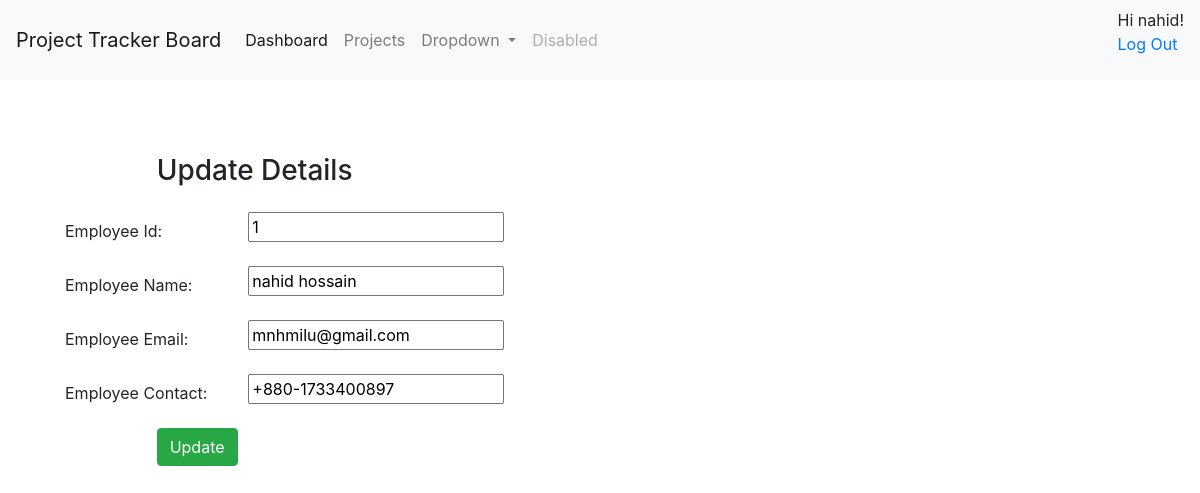
Before: /employee/edit/1 (signed in) with the older database file.
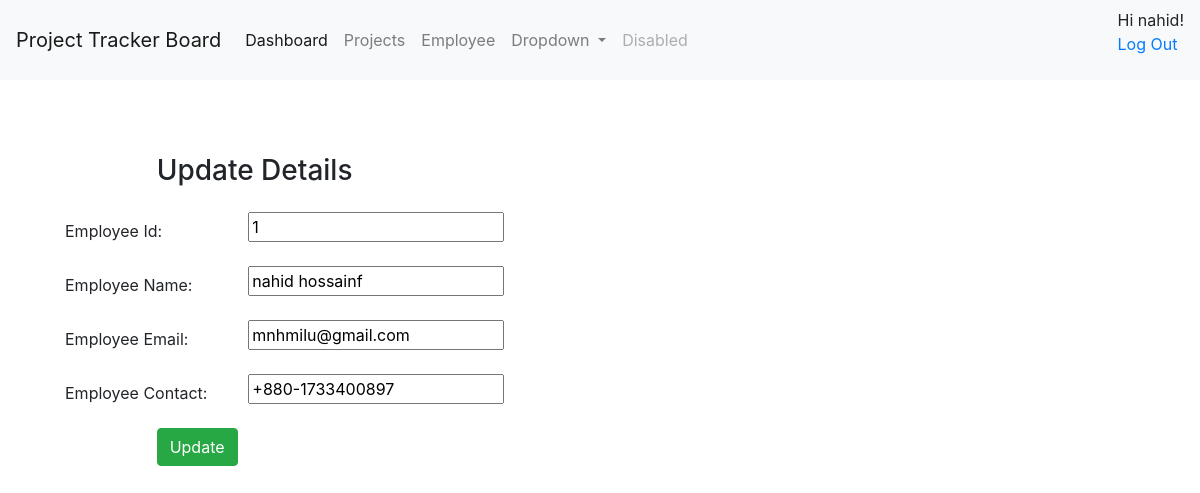
After: the same page with the newer database file.
### employee/models.py (models this page shows)
class Employee(models.Model):
    eid = models.CharField(max_length=20)
    ename = models.CharField(max_length=100)
    eemail = models.EmailField()
    econtact = models.CharField(max_length=15)
    class Meta:
        managed = True
        db_table = "employee"

### employee/views.py (the view)
# urls.py: path('employee/edit/<int:id>', views.edit),
@login_required
def edit(request, id):
    logger.info("employee-->edit called------------->");
    employee = Employee.objects.get(id=id)
    return render(request,'employee/edit.html', {'employee':employee})

### employee/templates/employee/edit.html (shortened to what this page needs)
{% extends "base.html" %} {% block content %}
<form method="POST" class="post-form" action="/employee/update/{{employee.id}}">
  <div class="container">
    <br />
    <div class="form-group row">
      <label class="col-sm-1 col-form-label"></label>
      <div class="col-sm-4">
        <h3>Update Details</h3>
      </div>
    </div>
    <div class="form-group row">
      <label class="col-sm-2 col-form-label">Employee Id:</label>
      <div class="col-sm-4">
        <input
          type="text"
          name="eid"
          id="id_eid"
          required
          maxlength="20"
          value="{{ employee.eid }}"
        />
      </div>
    </div>
    <div class="form-group row">
      <label class="col-sm-2 col-form-label">Employee Name:</label>
      <div class="col-sm-4">
        <input
          type="text"
          name="ename"
          id="id_ename"
          required
          maxlength="100"
          value="{{ employee.ename }}"
        />
      </div>
    </div>
    <div class="form-group row">
      <label class="col-sm-2 col-form-label">Employee Email:</label>
      <div class="col-sm-4">
        <input
          type="email"
          name="eemail"
          id="id_eemail"
          required
          maxlength="254"
          value="{{ employee.eemail }}"
        />
      </div>
    </div>
    <div class="form-group row">
      <label class="col-sm-2 col-form-label">Employee Contact:</label>
      <div class="col-sm-4">
        <input
          type="text"
          name="econtact"
          id="id_econtact"
          required
          maxlength="15"
          value="{{ employee.econtact }}"
        />
      </div>
    </div>
    <div class="form-group row">
      <label class="col-sm-1 col-form-label"></label>
      <div class="col-sm-4">
        <button type="submit" class="btn btn-success">Update</button>
      </div>
    </div>
  </div>
</form>
{% endblock %}

### employee/templates/base.html (shortened to what this page needs)
<!DOCTYPE html>
<html lang="en">
  <head>
    <link
      rel="stylesheet"
      href="https://maxcdn.bootstrapcdn.com/bootstrap/4.5.2/css/bootstrap.min.css"
    />
  </head>
  <body>
    <nav class="navbar navbar-expand-lg navbar-light bg-light">
      <a class="navbar-brand" href="#">Project Tracker Board</a>
      <div class="collapse navbar-collapse" id="navbarSupportedContent">
        <ul class="navbar-nav mr-auto">
          <li class="nav-item active">
            <a class="nav-link" href="/dashboard"
              >Dashboard <span class="sr-only">(current)</span></a
            >
          </li>
          <li class="nav-item">
            <a class="nav-link" href="/project/index">Projects</a>
          </li>
           {% if request.user.is_authenticated %}
          {% if request.user.groups.all.0.name == 'operator' %}
          <li class="nav-item">
            <a class="nav-link" href="/employee/show">Employee</a>
          </li>
          {% endif %}
          {% endif %}
          <li class="nav-item dropdown">
            <a
              class="nav-link dropdown-toggle"
              href="#"
              id="navbarDropdown"
              role="button"
              data-toggle="dropdown"
              aria-haspopup="true"
              aria-expanded="false"
            >
              Dropdown
            </a>
          </li>
          <li class="nav-item">
            <a class="nav-link disabled" href="#">Disabled</a>
          </li>
        </ul>
        <div>
          {% if user.is_authenticated %} Hi {{ user.username }}!
          <p><a href="{% url 'logout' %}">Log Out</a></p>
          {% else %}
          <p>You are not logged in</p>
          <a href="{% url 'login' %}">Log In</a>
          {% endif %}
        </div>
      </div>
    </nav>
    <div id="content" style="padding: 50px">
      {% block content %} {% endblock %}
    </div>
  </body>
</html>

Changed rows visible on the page:
changed Employee "mnhmilu@gmail.com": ename "nahid hossain" → "nahid hossainf"
Other visible differences:
text now shown: "Employee"
